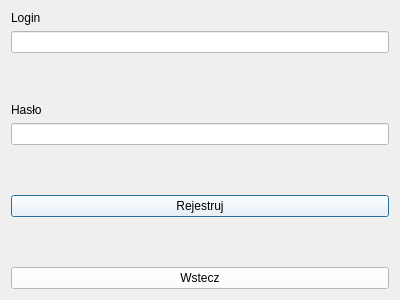
<?xml version="1.0" encoding="UTF-8"?>
<ui version="4.0">
 <class>Rejestracja</class>
 <widget class="QDialog" name="Rejestracja">
  <property name="geometry">
   <rect>
    <x>0</x>
    <y>0</y>
    <width>400</width>
    <height>300</height>
   </rect>
  </property>
  <property name="windowTitle">
   <string>Dialog</string>
  </property>
  <layout class="QVBoxLayout" name="verticalLayout">
   <item>
    <widget class="QLabel" name="label">
     <property name="text">
      <string>Login</string>
     </property>
    </widget>
   </item>
   <item>
    <widget class="QLineEdit" name="Login">
     <property name="styleSheet">
      <string notr="true">background-color:white;</string>
     </property>
    </widget>
   </item>
   <item>
    <spacer name="verticalSpacer">
     <property name="orientation">
      <enum>Qt::Vertical</enum>
     </property>
     <property name="sizeHint" stdset="0">
      <size>
       <width>20</width>
       <height>40</height>
      </size>
     </property>
    </spacer>
   </item>
   <item>
    <widget class="QLabel" name="label_2">
     <property name="text">
      <string>Hasło</string>
     </property>
    </widget>
   </item>
   <item>
    <widget class="QLineEdit" name="Haslo">
     <property name="styleSheet">
      <string notr="true">background-color:white;</string>
     </property>
    </widget>
   </item>
   <item>
    <spacer name="verticalSpacer_2">
     <property name="orientation">
      <enum>Qt::Vertical</enum>
     </property>
     <property name="sizeHint" stdset="0">
      <size>
       <width>20</width>
       <height>40</height>
      </size>
     </property>
    </spacer>
   </item>
   <item>
    <widget class="QPushButton" name="Rejestruj">
     <property name="styleSheet">
      <string notr="true">background-color:white;</string>
     </property>
     <property name="text">
      <string>Rejestruj</string>
     </property>
    </widget>
   </item>
   <item>
    <spacer name="verticalSpacer_3">
     <property name="orientation">
      <enum>Qt::Vertical</enum>
     </property>
     <property name="sizeHint" stdset="0">
      <size>
       <width>20</width>
       <height>40</height>
      </size>
     </property>
    </spacer>
   </item>
   <item>
    <widget class="QPushButton" name="Wstecz">
     <property name="styleSheet">
      <string notr="true">background-color:white;</string>
     </property>
     <property name="text">
      <string>Wstecz</string>
     </property>
    </widget>
   </item>
  </layout>
 </widget>
 <resources/>
 <connections/>
</ui>
